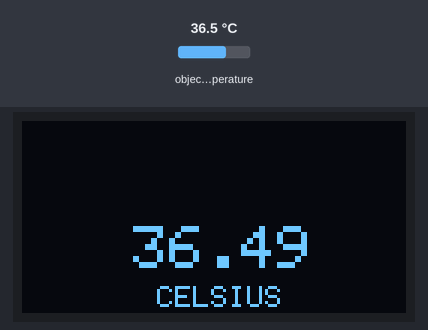
Bench run of a sketch on a simulated ESP32-C3. Parts: 128×64 one-colour display. The inputs (shaded band) are chosen by the test bench; at power-on: object temperature 36.5 °C.

Above: at 1.2 s.
1.3 s: object temperature set to 20 °C
At 2.8 s:
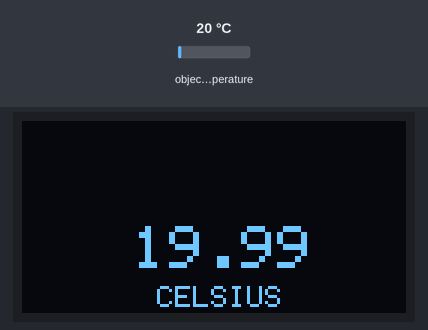
3.1 s: object temperature set to 26 °C
At 3.5 s:
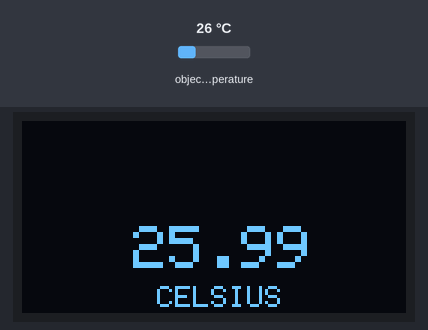
4.7 s: object temperature set to 32 °C
At 5.1 s:
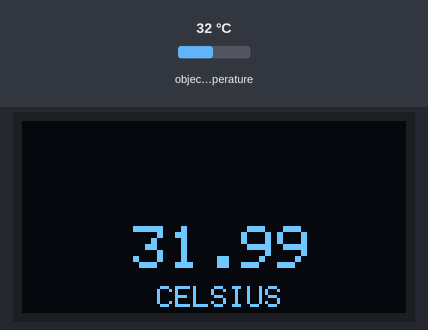
Timing chart, 0 to 7.7 s (numbered marks = the images above; inputs shaded):
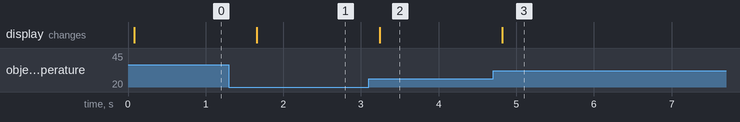

The sketch:

ultracompact-thermometer.ino
```cpp
#include <Wire.h>
#include <Adafruit_MLX90614.h>
#include <Adafruit_GFX.h>
#include <Adafruit_SSD1306.h>

#define SCREEN_WIDTH 128 // OLED display width, in pixels
#define SCREEN_HEIGHT 64 // OLED display height, in pixels
#define OLED_RESET -1 // Reset pin # (or -1 if sharing Arduino reset pin)
Adafruit_SSD1306 display(SCREEN_WIDTH, SCREEN_HEIGHT, &Wire, OLED_RESET); //Declaring the display name (display)

Adafruit_MLX90614 mlx = Adafruit_MLX90614();

void setup() {
    mlx.begin();
    display.begin(SSD1306_SWITCHCAPVCC, 0x3C); //Start the OLED display
    display.clearDisplay();
    display.display();
}

void loop() {
    float obTemperature = mlx.readObjectTempC();
    display.clearDisplay();
    display.setTextSize(2);
    display.setTextColor(SSD1306_WHITE);
    display.setCursor(37, 35);
    display.print(obTemperature);
    display.setTextSize(1);
    display.setCursor(45,55);
    display.print("CELSIUS");
    display.display();
    delay(500);
}
```

Measured:
- after the input at 1.3 s, the display: changes after 0.36 s (image 1)
- after the input at 3.1 s, the display: changes after 0.14 s (image 2)
- after the input at 4.7 s, the display: changes after 0.12 s (image 3)
